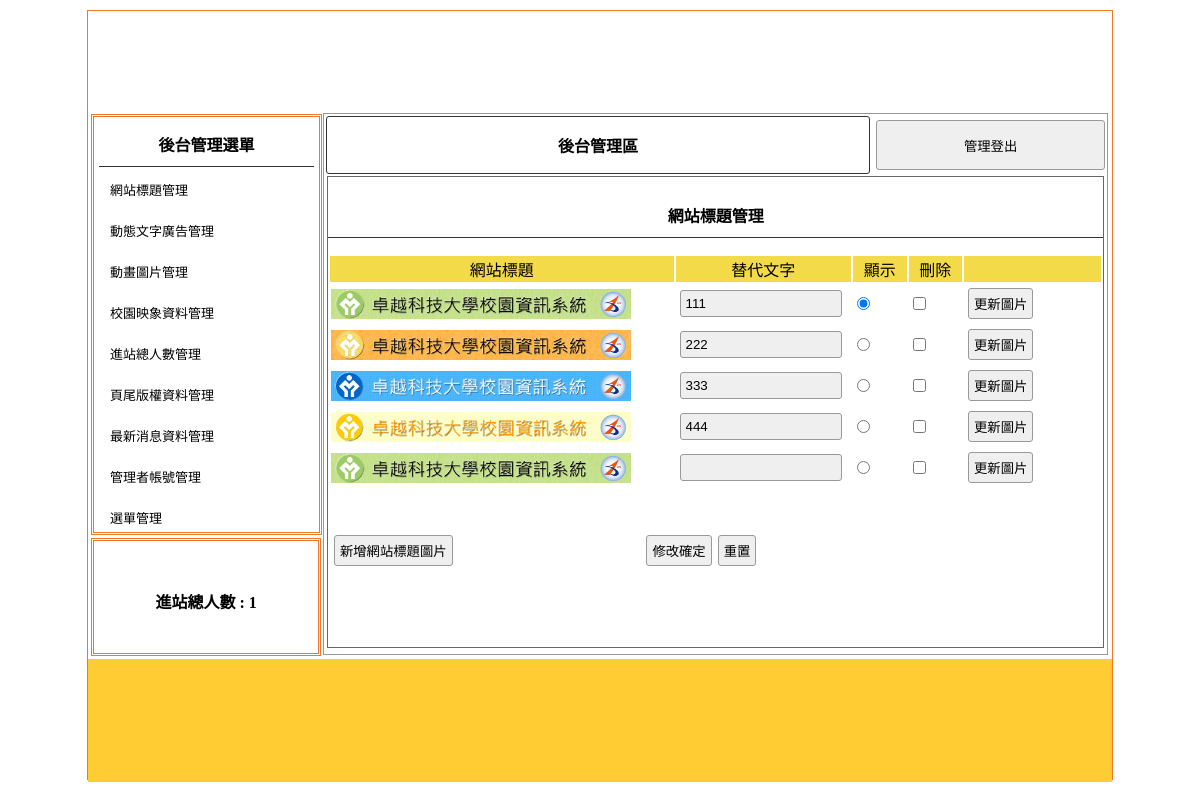
Page /try01-9/back.php on the committed database.
### tables this page shows
CREATE TABLE `title` (
  `id` int(11) NOT NULL,
  `img` text NOT NULL,
  `text` text NOT NULL,
  `sh` int(11) NOT NULL
);

### try01-9/api/db.php (called while the page is built, shortened)
<?php
class DB{
    private $dsn="mysql:host=localhost;dbname=db01;charset=utf8";
    private $pdo;
    private $table;
function __construct($table){
    $this->table=$table;
    $this->pdo=new PDO($this->dsn,"root",'');
}
function all(...$arg){
    $sql="select * from $this->table ";
    return $this->pdo->query($sql)->fetchAll(PDO::FETCH_ASSOC);
}
}
$Title=new DB('title');
?>

### try01-9/back/title.php (the view)
<div style="width:99%; height:87%; margin:auto; overflow:auto; border:#666 1px solid;">
    <p class="t cent botli">網站標題管理</p>
    <form method="post" action="./api/edit.php?table=<?=$do;?>">
        <table width="100%">
            <tbody>
                <tr class="yel">
                    <td width="45%">網站標題</td>
                    <td width="23%">替代文字</td>
                    <td width="7%">顯示</td>
                    <td width="7%">刪除</td>
                    <td></td>
                </tr>
                <?php
                $rows=$Title->all();
                foreach($rows as $row):
                ?>
                <tr>
                    <td width="45%">
                        <img src="./upload/<?=$row['img'];?>" style="width:300px;height:30px;">
                    </td>
                    <td width="23%">
                        <input type="text" name='text[<?=$row['id'];?>]' value="<?=$row['text'];?>">
                    </td>
                    <td width="7%">
                        <input type="radio" name="sh" value="<?=$row['id'];?>" <?=($row['sh']==1)?"checked":"";?>>
                    </td>
                    <td width="7%">
                        <input type="checkbox" name="del[]" value="<?=$row['id'];?>">
                    </td>
                    <td>
                        <input type="button" value="更新圖片"
                            onclick="op('#cover','#cvr','./modal/update.php?table=<?=$do;?>&id=<?=$row['id'];?>')">
                    </td>
                </tr>
                <?php
                endforeach;
                ?>
            </tbody>
        </table>
        <table style="margin-top:40px; width:70%;">
            <tbody>
                <tr>
                    <td width="200px">
                        <input type="button"
                            onclick="op('#cover','#cvr','./modal/<?=$do;?>.php?table=<?=$do;?>')"
                            value="新增網站標題圖片">
                    </td>
                    <td class="cent"><input type="submit" value="修改確定"><input type="reset" value="重置">
                    </td>
                </tr>
            </tbody>
        </table>
    </form>
</div>

### try01-9/css/css.css (style rules this page uses)
body { padding:0px; margin:0px; }
.t { font-weight:800; display:block; text-align:center; padding:10px 1px 10px 1px; }
.botli { border-bottom:#333 1px solid; }
.cent { text-align:center; }
input,button { border:#999 1px solid; border-radius:3px; background:#EFEFEF; padding:5px; margin:3px; }
input[type=text],input[type=password] { width:150px; }
.yel td { background:#F3DA49; text-align:center; }

### rows in the picture
title: img (picture), text "111", sh "☑"
title: img (picture), text "222"
title: img (picture), text "333"
title: img (picture), text "444"
title: img (picture)
